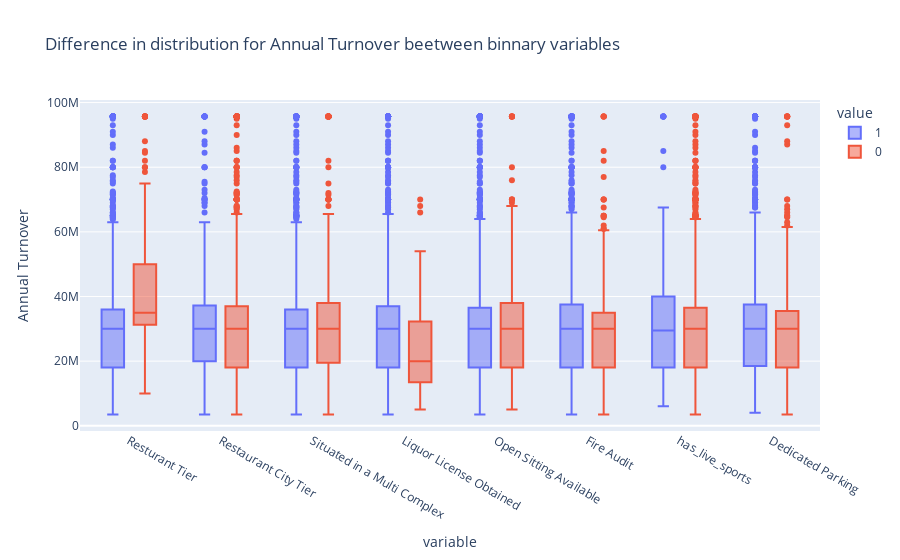

Notebook cell for this chart:
### Code cell
# melt the dataset to graph the difference in the binnary variables
melted_dataset = data_stg[binary_vars+["Annual Turnover"]].melt(id_vars=["Annual Turnover"],value_vars=binary_vars)

# graph a boxplot with the diference in the annual turnover for binary variables
fig = px.box(melted_dataset, x="variable", y="Annual Turnover", color="value",title="Difference in distribution for Annual Turnover beetween binnary variables")
fig.update_traces(quartilemethod="exclusive") # or "inclusive", or "linear" by default
fig.show()
fig.write_html(f"{script_dir}/boxplot_visualization.html")

### Figure 1 — Plotly figure (JSON) as saved in the notebook; plotly's stock layout.template omitted (floating-point values rounded to 4 significant figures; data arrays with more than 128 entries replaced by an {"elided": "..."} marker saying what was removed)
{"data": [{"alignmentgroup": "True", "hovertemplate": "value=1<br>variable=%{x}<br>Annual Turnover=%{y}<extra></extra>", "legendgroup": "1", "marker": {"color": "#636efa"}, "name": "1", "notched": false, "offsetgroup": "1", "orientation": "v", "quartilemethod": "exclusive", "showlegend": true, "type": "box", "x": {"elided": "19119 str values"}, "x0": " ", "xaxis": "x", "y": {"elided": "19119 float values"}, "y0": " ", "yaxis": "y"}, {"alignmentgroup": "True", "hovertemplate": "value=0<br>variable=%{x}<br>Annual Turnover=%{y}<extra></extra>", "legendgroup": "0", "marker": {"color": "#EF553B"}, "name": "0", "notched": false, "offsetgroup": "0", "orientation": "v", "quartilemethod": "exclusive", "showlegend": true, "type": "box", "x": {"elided": "8817 str values"}, "x0": " ", "xaxis": "x", "y": {"elided": "8817 float values"}, "y0": " ", "yaxis": "y"}], "layout": {"boxmode": "group", "legend": {"title": {"text": "value"}, "tracegroupgap": 0}, "title": {"text": "Difference in distribution for Annual Turnover beetween binnary variables"}, "xaxis": {"anchor": "y", "domain": [0, 1], "title": {"text": "variable"}}, "yaxis": {"anchor": "x", "domain": [0, 1], "title": {"text": "Annual Turnover"}}}}
